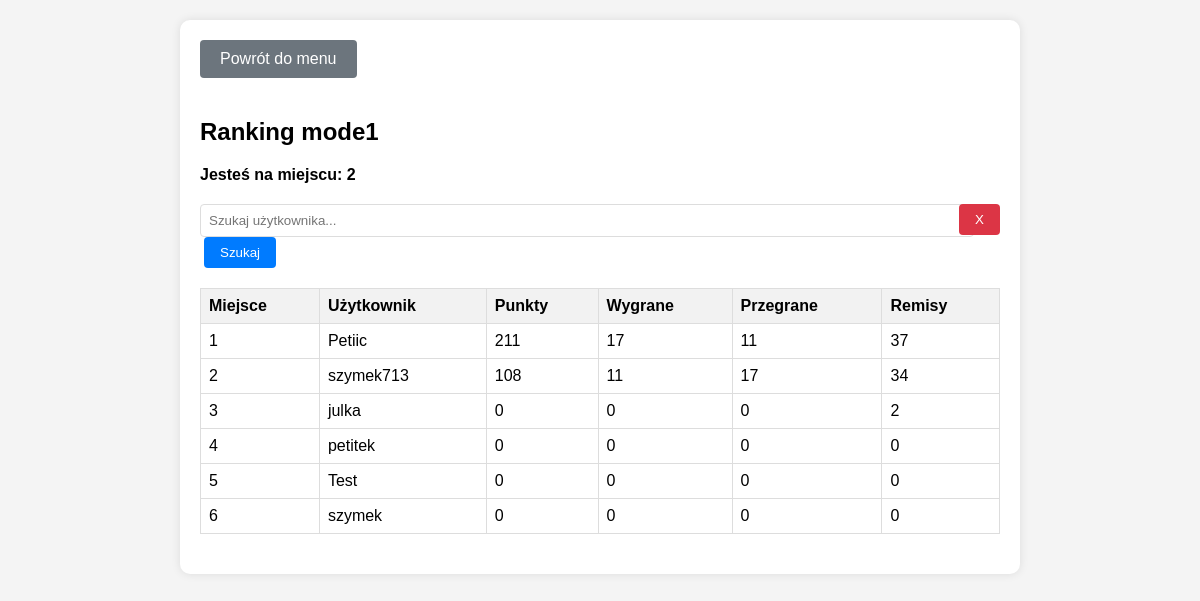
/ranking/mode1/ (signed in), run on the app's committed database.
### my_quiz_app/python_django/profiles/models.py (models this page shows, shortened)
class UserProfile(models.Model):
    user = models.OneToOneField(settings.AUTH_USER_MODEL, on_delete=models.CASCADE)
    pvp_wins_mode1 = models.IntegerField(default=0)
    pvp_wins_mode2 = models.IntegerField(default=0)
    pvp_wins_mode3 = models.IntegerField(default=0)
    pvp_losses_mode1 = models.IntegerField(default=0)
    pvp_losses_mode2 = models.IntegerField(default=0)
    pvp_losses_mode3 = models.IntegerField(default=0)
    pvp_draws_mode1 = models.IntegerField(default=0)
    pvp_draws_mode2 = models.IntegerField(default=0)
    pvp_draws_mode3 = models.IntegerField(default=0)
    solo_games_played = models.IntegerField(default=0)
    email = models.EmailField()
    solo_points_mode1 = models.IntegerField(default=0)
    solo_points_mode2 = models.IntegerField(default=0)
    solo_points_mode3 = models.IntegerField(default=0)
    pvp_points_mode1 = models.IntegerField(default=0)
    pvp_points_mode2 = models.IntegerField(default=0)
    pvp_points_mode3 = models.IntegerField(default=0)

### my_quiz_app/python_django/rankings/views.py (the view)
# urls.py: path('<str:game_mode>/', views.ranking_view, name='ranking_view'),
@login_required
def ranking_view(request, game_mode):
    search_query = request.GET.get('q', '')
    if game_mode not in ['mode1', 'mode2', 'mode3']:
        raise ValueError("Nieprawidłowy tryb gry")
    if game_mode == 'mode1':
        order_by = '-pvp_points_mode1'
        points_field = 'pvp_points_mode1'
        wins_field = 'pvp_wins_mode1'
        losses_field = 'pvp_losses_mode1'
        draws_field = 'pvp_draws_mode1'
    elif game_mode == 'mode2':
        order_by = '-pvp_points_mode2'
        points_field = 'pvp_points_mode2'
        wins_field = 'pvp_wins_mode2'
        losses_field = 'pvp_losses_mode2'
        draws_field = 'pvp_draws_mode2'
    else:
        order_by = '-pvp_points_mode3'
        points_field = 'pvp_points_mode3'
        wins_field = 'pvp_wins_mode3'
        losses_field = 'pvp_losses_mode3'
        draws_field = 'pvp_draws_mode3'
    all_users = UserProfile.objects.order_by(order_by)
    user_positions = {user.user.username: idx + 1 for idx, user in enumerate(all_users)}
    if search_query:
        filtered_users = all_users.filter(Q(user__username__icontains=search_query))
    else:
        filtered_users = all_users
    for user in filtered_users:
        user.position = user_positions[user.user.username]
    user_position = user_positions.get(request.user.username, None)
    context = {
        'users': filtered_users,
        'user_position': user_position,
        'points_field': points_field,
        'wins_field': wins_field,
        'losses_field': losses_field,
        'draws_field': draws_field,
        'game_mode': game_mode,
    }
    return render(request, 'rankings/ranking.html', context)

### my_quiz_app/python_django/rankings/templatetags/custom_filters.py (called while the page is built)
@register.filter
def attr(obj, attr_name):
    return getattr(obj, attr_name)

### my_quiz_app/python_django/rankings/templates/rankings/ranking.html (shortened to what this page needs)
{% load custom_filters %}
<!DOCTYPE html>
<html lang="pl">
<head>
</head>
<body>
    <div class="container">
        <a href="{% url 'menu' %}" class="back-button">Powrót do menu</a>
        <h2>Ranking {{ game_mode }}</h2>
        <div class="user-position">
            {% if user_position %}
                Jesteś na miejscu: {{ user_position }}
            {% else %}
                Nie jesteś w rankingu.
            {% endif %}
        </div>
        <div class="search-bar">
            <form method="GET" id="search-form">
                <input type="text" name="q" id="search-input" placeholder="Szukaj użytkownika..." value="{{ request.GET.q }}">
                <button type="submit">Szukaj</button>
                <button type="button" class="clear-button" onclick="clearSearch()">X</button>
            </form>
        </div>
        <table>
            <thead>
                <tr>
                    <th>Miejsce</th>
                    <th>Użytkownik</th>
                    <th>Punkty</th>
                    <th>Wygrane</th>
                    <th>Przegrane</th>
                    <th>Remisy</th>
                </tr>
            </thead>
            <tbody>
                {% for user in users %}
                    <tr>
                        <td>{{ user.position }}</td>
                        <td>{{ user.user.username }}</td>
                        <td>{{ user|attr:points_field }}</td>
                        <td>{{ user|attr:wins_field }}</td>
                        <td>{{ user|attr:losses_field }}</td>
                        <td>{{ user|attr:draws_field }}</td>
                    </tr>
                {% endfor %}
            </tbody>
        </table>
    </div>
</body>
</html>

### my_quiz_app/python_django/rankings/templates/rankings/ranking.html (style rules this page uses)
body { font-family: Arial, sans-serif; background-color: #f4f4f4; margin: 0; padding: 20px; }
.container { max-width: 800px; margin: auto; background: white; padding: 20px; border-radius: 10px; box-shadow: 0 0 10px rgba(0, 0, 0, 0.1); }
table { width: 100%; border-collapse: collapse; margin-bottom: 20px; }
table, th, td { border: 1px solid #ddd; }
th, td { padding: 8px; text-align: left; }
th { background-color: #f2f2f2; }
.search-bar { margin-bottom: 20px; position: relative; }
.search-bar input[type="text"] { width: calc(100% - 44px); padding: 8px; border: 1px solid #ddd; border-radius: 4px; }
.search-bar button { padding: 8px 16px; border: none; background-color: #007bff; color: white; border-radius: 4px; cursor: pointer; margin-left: 4px; }
.search-bar .clear-button { position: absolute; right: 0; top: 0; padding: 8px 16px; border: none; background-color: #dc3545; color: white; border-radius: 4px; cursor: pointer; margin-left: 4px; }
.user-position { margin-bottom: 20px; font-weight: bold; }
.back-button { margin-bottom: 20px; display: inline-block; padding: 10px 20px; background-color: #6c757d; color: white; border: none; border-radius: 4px; text-decoration: none; text-align: center; }

### data on the page
UserProfile: position "1", user.username "Petiic", pvp_points_mode1 "211", pvp_wins_mode1 "17", pvp_losses_mode1 "11", pvp_draws_mode1 "37"
UserProfile: position "2", user.username "szymek713", pvp_points_mode1 "108", pvp_wins_mode1 "11", pvp_losses_mode1 "17", pvp_draws_mode1 "34"
UserProfile: position "3", user.username "julka", pvp_points_mode1 "0", pvp_wins_mode1 "0", pvp_losses_mode1 "0", pvp_draws_mode1 "2"
UserProfile: position "4", user.username "petitek", pvp_points_mode1 "0", pvp_wins_mode1 "0", pvp_losses_mode1 "0", pvp_draws_mode1 "0"
UserProfile: position "5", user.username "Test", pvp_points_mode1 "0", pvp_wins_mode1 "0", pvp_losses_mode1 "0", pvp_draws_mode1 "0"
UserProfile: position "6", user.username "szymek", pvp_points_mode1 "0", pvp_wins_mode1 "0", pvp_losses_mode1 "0", pvp_draws_mode1 "0"

### other printed values
{{ game_mode }} "mode1"
{{ user_position }} "2"
